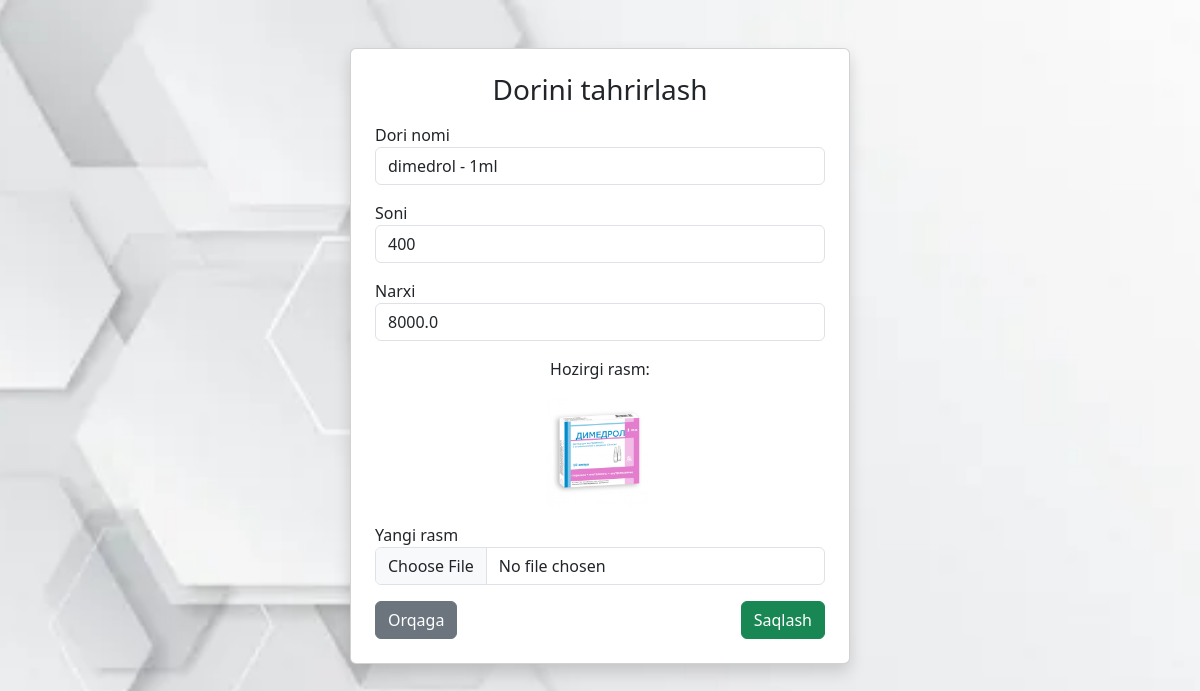
Page /edit/2 on the committed database.
### tables this page shows
CREATE TABLE medicines (
                        id INTEGER PRIMARY KEY AUTOINCREMENT,
                        name TEXT,
                        quantity INTEGER,
                        price REAL,
                        image TEXT,
                        user_id INTEGER
                    );

### app.py (the view, shortened to what this page needs)
@app.route('/edit/<int:id>', methods=['GET', 'POST'])
def edit_medicine(id):
    with sqlite3.connect(DB_NAME) as conn:
        c = conn.cursor()
        medicine = c.execute(
            "SELECT * FROM medicines WHERE id=?",
            (id,)
        ).fetchone()
    return render_template('edit.html', medicine=medicine)

### project/templates/edit.html (shortened to what this page needs)
<!DOCTYPE html>
<html>
<head>
    <link href="https://cdn.jsdelivr.net/npm/bootstrap@5.3.0/dist/css/bootstrap.min.css" rel="stylesheet">
</head>
<body style="
    background: url('{{ url_for('static', filename='images/bg.jpg') }}') no-repeat center center/cover;
    height: 100vh;
">
<div class="container mt-5">
    <div class="card shadow p-4 mx-auto" style="max-width: 500px;">
        <h3 class="mb-3 text-center">Dorini tahrirlash</h3>
        <form method="POST" enctype="multipart/form-data">
            <div class="mb-3">
                <label>Dori nomi</label>
                <input type="text" name="name" value="{{ medicine[1] | e }}" class="form-control">
            </div>
            <div class="mb-3">
                <label>Soni</label>
                <input type="number" name="quantity" value="{{ medicine[2] | e }}" class="form-control">
            </div>
            <div class="mb-3">
                <label>Narxi</label>
                <input type="number" step="0.01" name="price" value="{{ medicine[3] | e }}" class="form-control">
            </div>
            <div class="mb-3 text-center">
                <p>Hozirgi rasm:</p>
                <img src="{{ url_for('static', filename='uploads/' + medicine[4]) if medicine[4] else 'https://via.placeholder.com/150' }}"
                     width="120" class="rounded">
            </div>
            <div class="mb-3">
                <label>Yangi rasm</label>
                <input type="file" name="image" class="form-control" accept="image/*">
            </div>
            <div class="d-flex justify-content-between">
                <a href="/dashboard" class="btn btn-secondary">Orqaga</a>
                <button type="submit" class="btn btn-success">Saqlash</button>
            </div>
        </form>
    </div>
</div>
</body>
</html>

### rows in the picture
medicines: name "dimedrol - 1ml", quantity "400", price "8000.0", image (picture)
